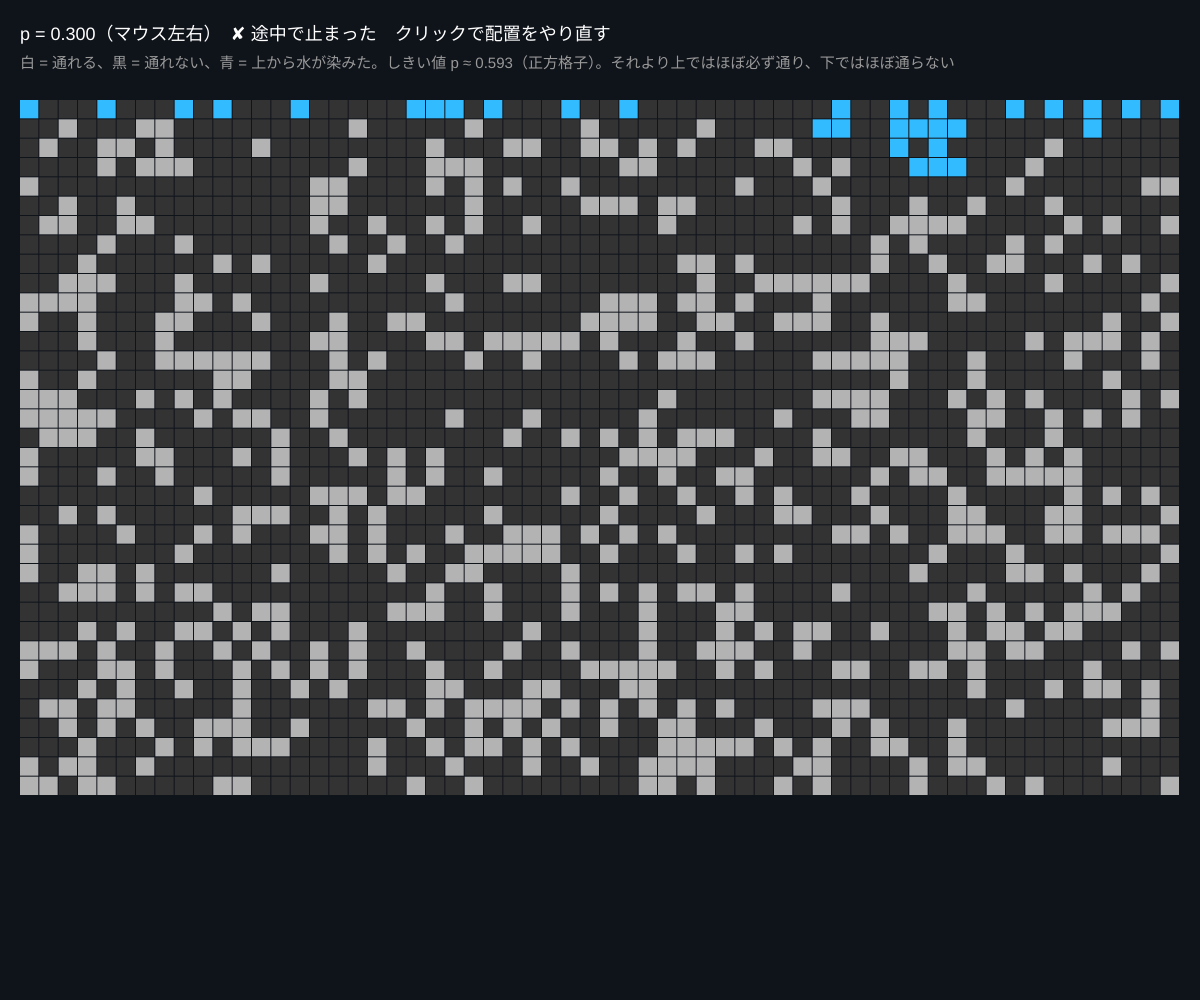
Frame 1 (no input)
Frame 60 (no input): identical to frame 1, image omitted
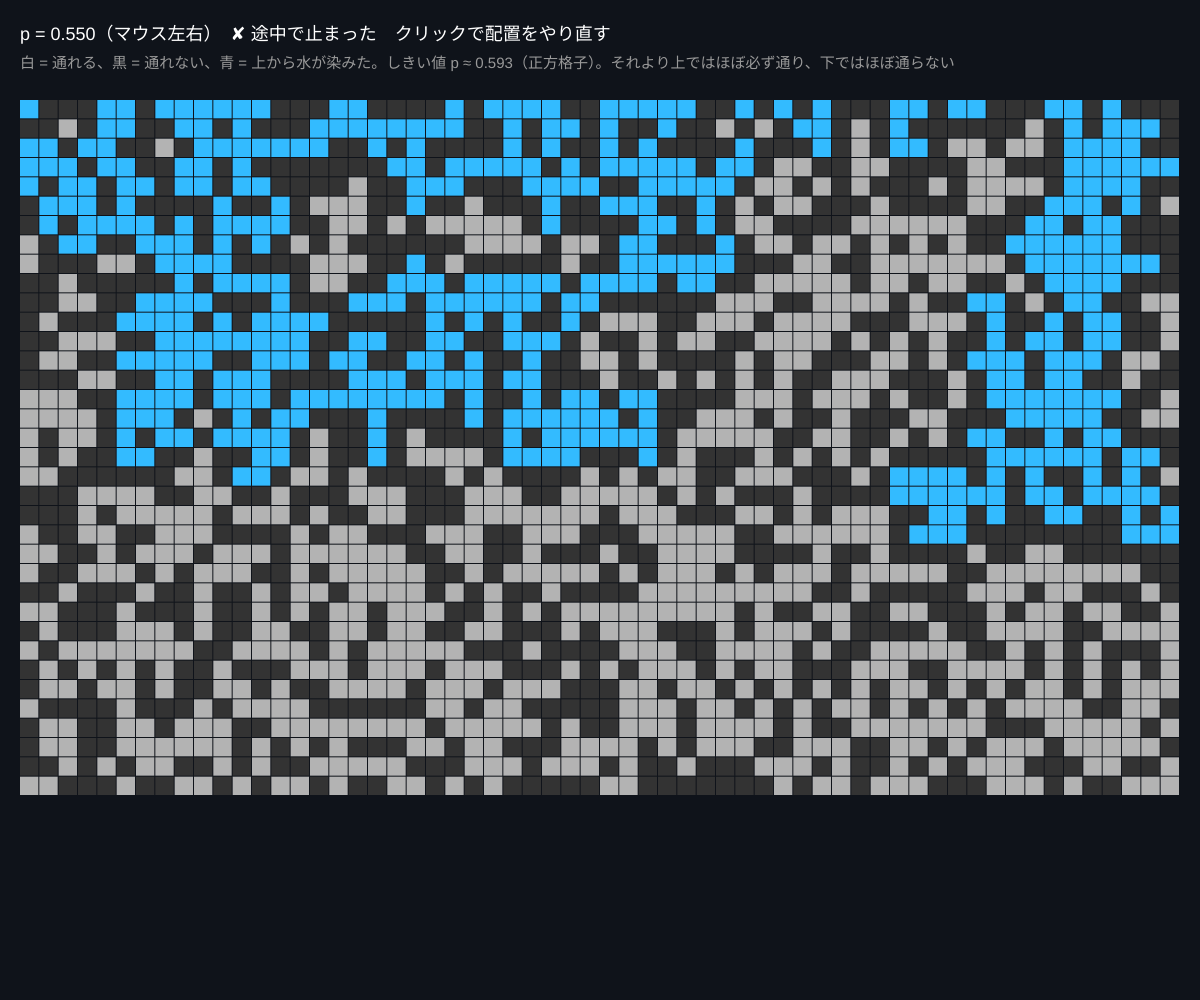
Frame 120 (the mouse pressed at the canvas centre since frame 60)

The p5.js sketch that drew these frames (run headless with seeded random() and noise() and a simulated clock; from frame 60 on, the mouse is pressed at the canvas centre):

// p5.js sketch
// ── sketch.js
// ============================================
// 14 パーコレーション（染み込み）（おまけ）
// 格子の各マスを確率 p で「通れる」にする。p がある値（約 0.593）を超えると、
// 突然、上から下まで通れる道ができる（相転移）。04 の巨大成分と同じ現象を格子で
// マウス左右 = p / クリックで配置をやり直す / 上から染み込んだ水が青く広がる
// ============================================

let cols = 60, rows = 36, cell;
let open = [];
let wet = [];
let p = 0.5;
let seed = 1;

function setup() {
  createCanvas(windowWidth, windowHeight);
  colorMode(HSB, 360, 100, 100, 100);
  cell = min((width - 40) / cols, (height - 140) / rows);
}

function draw() {
  background(220, 40, 10);
  p = map(mouseX, 0, width, 0.3, 0.8, true);
  randomSeed(seed);
  open = [];
  for (let i = 0; i < cols * rows; i++) open.push(random() < p);

  // ★ 上の段から「通れるマス」をたどって染み込ませる（BFS）
  wet = new Array(cols * rows).fill(false);
  let q = [];
  for (let x = 0; x < cols; x++) if (open[x]) { wet[x] = true; q.push(x); }
  while (q.length) {
    let i = q.shift(), x = i % cols, y = floor(i / cols);
    for (let [dx, dy] of [[1, 0], [-1, 0], [0, 1], [0, -1]]) {
      let nx = x + dx, ny = y + dy;
      if (nx < 0 || ny < 0 || nx >= cols || ny >= rows) continue;
      let j = nx + ny * cols;
      if (open[j] && !wet[j]) { wet[j] = true; q.push(j); }
    }
  }
  let percolates = false;
  for (let x = 0; x < cols; x++) if (wet[(rows - 1) * cols + x]) percolates = true;

  let ox = 20, oy = 100;
  noStroke();
  for (let i = 0; i < cols * rows; i++) {
    let x = ox + (i % cols) * cell, y = oy + floor(i / cols) * cell;
    if (!open[i]) fill(0, 0, 20);
    else if (wet[i]) fill(200, 80, 100);
    else fill(0, 0, 70);
    rect(x, y, cell - 1, cell - 1);
  }

  fill(0, 0, 100);
  textSize(18);
  text('p = ' + nf(p, 1, 3) + '（マウス左右）　' + (percolates ? '✔ 上から下まで通った！（パーコレーション）' : '✘ 途中で止まった') + '　クリックで配置をやり直す', 20, 40);
  fill(0, 0, 60);
  textSize(15);
  text('白 = 通れる、黒 = 通れない、青 = 上から水が染みた。しきい値 p ≈ 0.593（正方格子）。それより上ではほぼ必ず通り、下ではほぼ通らない', 20, 68);
}

function mousePressed() { seed = floor(random(10000)); }

// ---------- やってみよう ----------
// 1. p を 0.55 → 0.60 → 0.65 と動かし、クリックを何回もして「通る確率」を体感する
// 2. 格子を大きくすると（cols, rows）、境目はもっと鋭くなる（無限なら完全な階段）
// 3. 森林火災（シリーズ3の 03）で木の密度がこれを超えると全焼する。同じ数学
